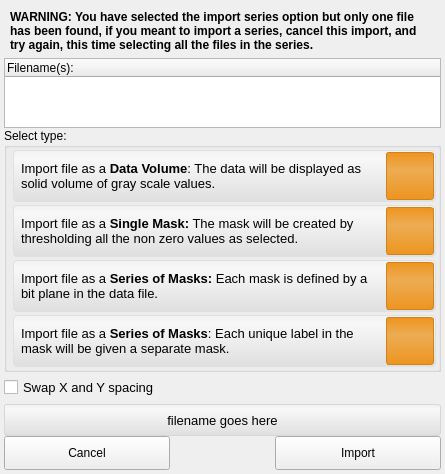
<?xml version="1.0" encoding="UTF-8"?>
<ui version="4.0">
 <class>LayerImporterWidget</class>
 <widget class="QWidget" name="LayerImporterWidget">
  <property name="geometry">
   <rect>
    <x>0</x>
    <y>0</y>
    <width>445</width>
    <height>474</height>
   </rect>
  </property>
  <property name="minimumSize">
   <size>
    <width>445</width>
    <height>0</height>
   </size>
  </property>
  <property name="windowTitle">
   <string>LayerImporterWidget</string>
  </property>
  <property name="styleSheet">
   <string notr="true">QPushButton#mask_single_button:checked{
	background-color: qlineargradient(spread:pad, x1:0.5, y1:0, x2:0.5, y2:0.960227, stop:0 rgba(80, 80, 80, 50), stop:0.155779 rgba(90, 90, 90, 50), stop:1 rgba(78, 78, 78, 50));
	border-radius: 4px;
	border: 2px solid rgb( 90,90,90 );
}
QPushButton#mask_single_button:pressed{
	background-color: qlineargradient(spread:pad, x1:0.5, y1:0, x2:0.5, y2:0.960227, stop:0 rgba(80, 80, 80, 150), stop:0.155779 rgba(90, 90, 90, 150), stop:1 rgba(78, 78, 78, 150));
	border-radius: 4px;
	border: 2px solid rgb( 90,90,90 );
}
QPushButton#mask_single_button{}

QPushButton#data_volume_button:checked{
	background-color: qlineargradient(spread:pad, x1:0.5, y1:0, x2:0.5, y2:0.960227, stop:0 rgba(80, 80, 80, 50), stop:0.155779 rgba(90, 90, 90, 50), stop:1 rgba(78, 78, 78, 50));
	border-radius: 4px;
	border: 2px solid rgb( 90,90,90 );
}
QPushButton#data_volume_button:pressed{
	background-color: qlineargradient(spread:pad, x1:0.5, y1:0, x2:0.5, y2:0.960227, stop:0 rgba(80, 80, 80, 150), stop:0.155779 rgba(90, 90, 90, 150), stop:1 rgba(78, 78, 78, 150));;
	border-radius: 4px;
	border: 2px solid rgb( 90,90,90 );
}
QPushButton#data_volume_button{}

QPushButton#mask_1234_button:checked{
	background-color: qlineargradient(spread:pad, x1:0.5, y1:0, x2:0.5, y2:0.960227, stop:0 rgba(80, 80, 80, 50), stop:0.155779 rgba(90, 90, 90, 50), stop:1 rgba(78, 78, 78, 50));
	border-radius: 4px;
	border: 2px solid rgb( 90,90,90 );
}
QPushButton#mask_1234_button:pressed{
	background-color: qlineargradient(spread:pad, x1:0.5, y1:0, x2:0.5, y2:0.960227, stop:0 rgba(80, 80, 80, 150), stop:0.155779 rgba(90, 90, 90, 150), stop:1 rgba(78, 78, 78, 150));
	border-radius: 4px;
	border: 2px solid rgb( 90,90,90 );
}
QPushButton#mask_1234_button{}

QPushButton#mask_1248_button:checked{
	background-color: qlineargradient(spread:pad, x1:0.5, y1:0, x2:0.5, y2:0.960227, stop:0 rgba(80, 80, 80, 50), stop:0.155779 rgba(90, 90, 90, 50), stop:1 rgba(78, 78, 78, 50));
	border-radius: 4px;
	border: 2px solid rgb( 90,90,90 );
}
QPushButton#mask_1248_button:pressed{
	background-color: qlineargradient(spread:pad, x1:0.5, y1:0, x2:0.5, y2:0.960227, stop:0 rgba(80, 80, 80, 150), stop:0.155779 rgba(90, 90, 90, 150), stop:1 rgba(78, 78, 78, 150));
	border-radius: 4px;
	border: 2px solid rgb( 90,90,90 );
}
QPushButton#mask_1248_button{}

QWidget#data_{
	background-color: qlineargradient(spread:pad, x1:0.5, y1:0, x2:0.5, y2:0.960227, stop:0 rgba(241, 241, 241, 255), stop:0.155779 rgba(248, 248, 248, 255), stop:1 rgba(224, 224, 224, 255));
	border-radius: 4px;
	border: 1px solid  rgb( 224, 224, 224 );
}

QWidget#single_mask_{
	background-color: qlineargradient(spread:pad, x1:0.5, y1:0, x2:0.5, y2:0.960227, stop:0 rgba(241, 241, 241, 255), stop:0.155779 rgba(248, 248, 248, 255), stop:1 rgba(224, 224, 224, 255));
	border-radius: 4px;
	border: 1px solid  rgb( 224, 224, 224 );
}

QWidget#bitplane_mask_{
	background-color: qlineargradient(spread:pad, x1:0.5, y1:0, x2:0.5, y2:0.960227, stop:0 rgba(241, 241, 241, 255), stop:0.155779 rgba(248, 248, 248, 255), stop:1 rgba(224, 224, 224, 255));
	border-radius: 4px;
	border: 1px solid  rgb( 224, 224, 224 );
}

QWidget#label_mask_{
	background-color: qlineargradient(spread:pad, x1:0.5, y1:0, x2:0.5, y2:0.960227, stop:0 rgba(241, 241, 241, 255), stop:0.155779 rgba(248, 248, 248, 255), stop:1 rgba(224, 224, 224, 255));
	border-radius: 4px;
	border: 1px solid  rgb( 224, 224, 224 );
}

QWidget#scanning_file_{
	background-color: qlineargradient(spread:pad, x1:0.5, y1:0, x2:0.5, y2:0.960227, stop:0 rgba(241, 241, 241, 255), stop:0.155779 rgba(248, 248, 248, 255), stop:1 rgba(224, 224, 224, 255));
	border-radius: 3px;
	border: 1px solid  rgb( 215, 215, 215 );
}

QWidget#data_volume_icon_widget_{
	background-color: qlineargradient(spread:pad, x1:0.5, y1:0, x2:0.5, y2:1, stop:0 rgba(237, 149, 31, 255), stop:0.372881 rgba(237, 172, 84, 255), stop:1 rgba(237, 149, 31, 255));
	border-radius: 3px;
	border: 1px solid rgb(208, 130, 27);
}

QWidget#single_mask_icon_widget_{
	background-color: qlineargradient(spread:pad, x1:0.5, y1:0, x2:0.5, y2:1, stop:0 rgba(237, 149, 31, 255), stop:0.372881 rgba(237, 172, 84, 255), stop:1 rgba(237, 149, 31, 255));
	border-radius: 3px;
	border: 1px solid rgb(208, 130, 27);
}

QWidget#series_of_masks_1234_icon_widget_{
	background-color: qlineargradient(spread:pad, x1:0.5, y1:0, x2:0.5, y2:1, stop:0 rgba(237, 149, 31, 255), stop:0.372881 rgba(237, 172, 84, 255), stop:1 rgba(237, 149, 31, 255));
	border-radius: 3px;
	border: 1px solid rgb(208, 130, 27);
}

QWidget#series_of_masks_1248_icon_widget_{
	background-color: qlineargradient(spread:pad, x1:0.5, y1:0, x2:0.5, y2:1, stop:0 rgba(237, 149, 31, 255), stop:0.372881 rgba(237, 172, 84, 255), stop:1 rgba(237, 149, 31, 255));
	border-radius: 3px;
	border: 1px solid rgb(208, 130, 27);
}
QToolButton#data_button_{
	border: 1px solid rgba( 0, 0, 0, 0 );
	background-color: rgba( 0, 0, 0, 0 );
}
QToolButton#data_button_:pressed{
	border: 1px solid rgba( 0, 0, 0, 0 );
	background-color: rgba( 0, 0, 0, 0 );
}

QToolButton#single_mask_button_{
	border: 1px solid rgba( 0, 0, 0, 0 );
	background-color: rgba( 0, 0, 0, 0 );
}
QToolButton#single_mask_button_:pressed{
	border: 1px solid rgba( 0, 0, 0, 0 );
	background-color: rgba( 0, 0, 0, 0 );
}

QToolButton#series_1248_button_{
	border: 1px solid rgba( 0, 0, 0, 0 );
	background-color: rgba( 0, 0, 0, 0 );
}
QToolButton#series_1248_button_:pressed{
	border: 1px solid rgba( 0, 0, 0, 0 );
	background-color: rgba( 0, 0, 0, 0 );
}

QToolButton#series_1234_button_{
	border: 1px solid rgba( 0, 0, 0, 0 );
	background-color: rgba( 0, 0, 0, 0 );
}
QToolButton#series_1234_button_:pressed{
	border: 1px solid rgba( 0, 0, 0, 0 );
	background-color: rgba( 0, 0, 0, 0 );
}
</string>
  </property>
  <layout class="QVBoxLayout" name="verticalLayout_2">
   <property name="spacing">
    <number>0</number>
   </property>
   <property name="margin">
    <number>4</number>
   </property>
   <item>
    <widget class="QWidget" name="series_warning_widget_" native="true">
     <property name="minimumSize">
      <size>
       <width>0</width>
       <height>32</height>
      </size>
     </property>
     <layout class="QHBoxLayout" name="horizontalLayout_13">
      <property name="spacing">
       <number>0</number>
      </property>
      <property name="margin">
       <number>6</number>
      </property>
      <item>
       <widget class="QLabel" name="label">
        <property name="font">
         <font>
          <weight>75</weight>
          <bold>true</bold>
         </font>
        </property>
        <property name="text">
         <string>WARNING: You have selected the import series option but only one file has been found, if you meant to import a series, cancel this import, and try again, this time selecting all the files in the series.</string>
        </property>
        <property name="wordWrap">
         <bool>true</bool>
        </property>
       </widget>
      </item>
     </layout>
    </widget>
   </item>
   <item>
    <widget class="QTableWidget" name="file_name_table_">
     <property name="horizontalScrollBarPolicy">
      <enum>Qt::ScrollBarAlwaysOff</enum>
     </property>
     <property name="editTriggers">
      <set>QAbstractItemView::NoEditTriggers</set>
     </property>
     <property name="showDropIndicator" stdset="0">
      <bool>false</bool>
     </property>
     <property name="dragDropOverwriteMode">
      <bool>false</bool>
     </property>
     <property name="alternatingRowColors">
      <bool>true</bool>
     </property>
     <property name="selectionMode">
      <enum>QAbstractItemView::NoSelection</enum>
     </property>
     <property name="selectionBehavior">
      <enum>QAbstractItemView::SelectRows</enum>
     </property>
     <property name="textElideMode">
      <enum>Qt::ElideNone</enum>
     </property>
     <property name="showGrid">
      <bool>false</bool>
     </property>
     <property name="gridStyle">
      <enum>Qt::NoPen</enum>
     </property>
     <property name="cornerButtonEnabled">
      <bool>false</bool>
     </property>
     <property name="columnCount">
      <number>1</number>
     </property>
     <attribute name="horizontalHeaderHighlightSections">
      <bool>false</bool>
     </attribute>
     <attribute name="horizontalHeaderStretchLastSection">
      <bool>true</bool>
     </attribute>
     <attribute name="verticalHeaderVisible">
      <bool>false</bool>
     </attribute>
     <attribute name="verticalHeaderHighlightSections">
      <bool>false</bool>
     </attribute>
     <column>
      <property name="text">
       <string>Filename(s):</string>
      </property>
      <property name="textAlignment">
       <set>AlignLeft|AlignVCenter</set>
      </property>
     </column>
    </widget>
   </item>
   <item>
    <widget class="QGroupBox" name="importer_options_">
     <property name="title">
      <string>Select type:</string>
     </property>
     <layout class="QVBoxLayout" name="verticalLayout">
      <property name="spacing">
       <number>6</number>
      </property>
      <property name="leftMargin">
       <number>6</number>
      </property>
      <property name="topMargin">
       <number>2</number>
      </property>
      <property name="rightMargin">
       <number>6</number>
      </property>
      <property name="bottomMargin">
       <number>6</number>
      </property>
      <item>
       <widget class="QWidget" name="data_" native="true">
        <property name="minimumSize">
         <size>
          <width>423</width>
          <height>52</height>
         </size>
        </property>
        <property name="maximumSize">
         <size>
          <width>423</width>
          <height>52</height>
         </size>
        </property>
        <layout class="QHBoxLayout" name="horizontalLayout_5">
         <property name="spacing">
          <number>4</number>
         </property>
         <property name="margin">
          <number>2</number>
         </property>
         <item>
          <widget class="QWidget" name="widget" native="true">
           <property name="maximumSize">
            <size>
             <width>16777215</width>
             <height>46</height>
            </size>
           </property>
           <layout class="QHBoxLayout" name="horizontalLayout_6">
            <property name="margin">
             <number>6</number>
            </property>
            <item>
             <widget class="QLabel" name="data_label_">
              <property name="text">
               <string>&lt;!DOCTYPE HTML PUBLIC &quot;-//W3C//DTD HTML 4.0//EN&quot; &quot;http://www.w3.org/TR/REC-html40/strict.dtd&quot;&gt;
&lt;html&gt;&lt;head&gt;&lt;meta name=&quot;qrichtext&quot; content=&quot;1&quot; /&gt;&lt;style type=&quot;text/css&quot;&gt;
p, li { white-space: pre-wrap; }
&lt;/style&gt;&lt;/head&gt;&lt;body style=&quot; font-family:'MS Shell Dlg 2'; font-size:8.25pt; font-weight:400; font-style:normal;&quot;&gt;
&lt;p style=&quot; margin-top:0px; margin-bottom:0px; margin-left:0px; margin-right:0px; -qt-block-indent:0; text-indent:0px;&quot;&gt;&lt;span style=&quot; font-family:'Lucida Grande'; font-size:10pt;&quot;&gt;Import file as a &lt;/span&gt;&lt;span style=&quot; font-family:'Lucida Grande'; font-size:10pt; font-weight:600;&quot;&gt;Data Volume&lt;/span&gt;&lt;span style=&quot; font-family:'Lucida Grande'; font-size:10pt;&quot;&gt;: The data will be displayed as solid volume of gray scale values. &lt;/span&gt;&lt;/p&gt;&lt;/body&gt;&lt;/html&gt;</string>
              </property>
              <property name="textFormat">
               <enum>Qt::RichText</enum>
              </property>
              <property name="wordWrap">
               <bool>true</bool>
              </property>
             </widget>
            </item>
           </layout>
          </widget>
         </item>
         <item>
          <widget class="QWidget" name="data_volume_icon_widget_" native="true">
           <property name="minimumSize">
            <size>
             <width>48</width>
             <height>48</height>
            </size>
           </property>
           <property name="maximumSize">
            <size>
             <width>48</width>
             <height>48</height>
            </size>
           </property>
           <layout class="QHBoxLayout" name="horizontalLayout_15">
            <property name="spacing">
             <number>0</number>
            </property>
            <property name="margin">
             <number>0</number>
            </property>
            <item>
             <widget class="QtUtils::QtDoubleClickToolButton" name="data_button_">
              <property name="sizePolicy">
               <sizepolicy hsizetype="Preferred" vsizetype="Preferred">
                <horstretch>0</horstretch>
                <verstretch>0</verstretch>
               </sizepolicy>
              </property>
              <property name="text">
               <string/>
              </property>
              <property name="icon">
               <iconset resource="../../Resources/QtResources.qrc">
                <normaloff>:/Images/Data.png</normaloff>:/Images/Data.png</iconset>
              </property>
              <property name="iconSize">
               <size>
                <width>38</width>
                <height>38</height>
               </size>
              </property>
             </widget>
            </item>
           </layout>
          </widget>
         </item>
        </layout>
       </widget>
      </item>
      <item>
       <widget class="QWidget" name="single_mask_" native="true">
        <property name="minimumSize">
         <size>
          <width>423</width>
          <height>52</height>
         </size>
        </property>
        <property name="maximumSize">
         <size>
          <width>423</width>
          <height>52</height>
         </size>
        </property>
        <layout class="QHBoxLayout" name="horizontalLayout_12">
         <property name="spacing">
          <number>4</number>
         </property>
         <property name="margin">
          <number>2</number>
         </property>
         <item>
          <widget class="QWidget" name="widget_4" native="true">
           <property name="maximumSize">
            <size>
             <width>16777215</width>
             <height>46</height>
            </size>
           </property>
           <layout class="QHBoxLayout" name="horizontalLayout_7">
            <property name="margin">
             <number>6</number>
            </property>
            <item>
             <widget class="QLabel" name="single_mask_label_">
              <property name="text">
               <string>&lt;!DOCTYPE HTML PUBLIC &quot;-//W3C//DTD HTML 4.0//EN&quot; &quot;http://www.w3.org/TR/REC-html40/strict.dtd&quot;&gt;
&lt;html&gt;&lt;head&gt;&lt;meta name=&quot;qrichtext&quot; content=&quot;1&quot; /&gt;&lt;style type=&quot;text/css&quot;&gt;
p, li { white-space: pre-wrap; }
&lt;/style&gt;&lt;/head&gt;&lt;body style=&quot; font-family:'MS Shell Dlg 2'; font-size:8.25pt; font-weight:400; font-style:normal;&quot;&gt;
&lt;p style=&quot; margin-top:0px; margin-bottom:0px; margin-left:0px; margin-right:0px; -qt-block-indent:0; text-indent:0px;&quot;&gt;&lt;span style=&quot; font-family:'Lucida Grande'; font-size:10pt;&quot;&gt;Import file as a &lt;/span&gt;&lt;span style=&quot; font-family:'Lucida Grande'; font-size:10pt; font-weight:600;&quot;&gt;Single Mask:&lt;/span&gt;&lt;span style=&quot; font-family:'Lucida Grande'; font-size:10pt;&quot;&gt; The mask will be created by thresholding all the non zero values as selected.&lt;/span&gt;&lt;/p&gt;&lt;/body&gt;&lt;/html&gt;</string>
              </property>
              <property name="textFormat">
               <enum>Qt::RichText</enum>
              </property>
              <property name="wordWrap">
               <bool>true</bool>
              </property>
             </widget>
            </item>
           </layout>
          </widget>
         </item>
         <item>
          <widget class="QWidget" name="single_mask_icon_widget_" native="true">
           <property name="minimumSize">
            <size>
             <width>48</width>
             <height>48</height>
            </size>
           </property>
           <property name="maximumSize">
            <size>
             <width>48</width>
             <height>48</height>
            </size>
           </property>
           <layout class="QHBoxLayout" name="horizontalLayout_14">
            <property name="spacing">
             <number>0</number>
            </property>
            <property name="margin">
             <number>0</number>
            </property>
            <item>
             <widget class="QtUtils::QtDoubleClickToolButton" name="single_mask_button_">
              <property name="sizePolicy">
               <sizepolicy hsizetype="Preferred" vsizetype="Preferred">
                <horstretch>0</horstretch>
                <verstretch>0</verstretch>
               </sizepolicy>
              </property>
              <property name="text">
               <string/>
              </property>
              <property name="icon">
               <iconset resource="../../Resources/QtResources.qrc">
                <normaloff>:/Images/MaskWhite_shadow.png</normaloff>:/Images/MaskWhite_shadow.png</iconset>
              </property>
              <property name="iconSize">
               <size>
                <width>38</width>
                <height>38</height>
               </size>
              </property>
             </widget>
            </item>
           </layout>
          </widget>
         </item>
        </layout>
       </widget>
      </item>
      <item>
       <widget class="QWidget" name="bitplane_mask_" native="true">
        <property name="minimumSize">
         <size>
          <width>423</width>
          <height>52</height>
         </size>
        </property>
        <property name="maximumSize">
         <size>
          <width>423</width>
          <height>52</height>
         </size>
        </property>
        <layout class="QHBoxLayout" name="horizontalLayout_11">
         <property name="spacing">
          <number>4</number>
         </property>
         <property name="margin">
          <number>2</number>
         </property>
         <item>
          <widget class="QWidget" name="widget_11" native="true">
           <property name="maximumSize">
            <size>
             <width>16777215</width>
             <height>46</height>
            </size>
           </property>
           <layout class="QHBoxLayout" name="horizontalLayout_9">
            <property name="margin">
             <number>6</number>
            </property>
            <item>
             <widget class="QLabel" name="bitplane_masks_label_">
              <property name="text">
               <string>&lt;!DOCTYPE HTML PUBLIC &quot;-//W3C//DTD HTML 4.0//EN&quot; &quot;http://www.w3.org/TR/REC-html40/strict.dtd&quot;&gt;
&lt;html&gt;&lt;head&gt;&lt;meta name=&quot;qrichtext&quot; content=&quot;1&quot; /&gt;&lt;style type=&quot;text/css&quot;&gt;
p, li { white-space: pre-wrap; }
&lt;/style&gt;&lt;/head&gt;&lt;body style=&quot; font-family:'MS Shell Dlg 2'; font-size:8.25pt; font-weight:400; font-style:normal;&quot;&gt;
&lt;p style=&quot; margin-top:0px; margin-bottom:0px; margin-left:0px; margin-right:0px; -qt-block-indent:0; text-indent:0px;&quot;&gt;&lt;span style=&quot; font-family:'Lucida Grande'; font-size:10pt;&quot;&gt;Import file as a &lt;/span&gt;&lt;span style=&quot; font-family:'Lucida Grande'; font-size:10pt; font-weight:600;&quot;&gt;Series of Masks:&lt;/span&gt;&lt;span style=&quot; font-family:'Lucida Grande'; font-size:10pt;&quot;&gt; Each mask is defined by a bit plane in the data file.&lt;/span&gt;&lt;/p&gt;&lt;/body&gt;&lt;/html&gt;</string>
              </property>
              <property name="textFormat">
               <enum>Qt::RichText</enum>
              </property>
              <property name="wordWrap">
               <bool>true</bool>
              </property>
             </widget>
            </item>
           </layout>
          </widget>
         </item>
         <item>
          <widget class="QWidget" name="series_of_masks_1248_icon_widget_" native="true">
           <property name="minimumSize">
            <size>
             <width>48</width>
             <height>48</height>
            </size>
           </property>
           <property name="maximumSize">
            <size>
             <width>48</width>
             <height>48</height>
            </size>
           </property>
           <layout class="QHBoxLayout" name="horizontalLayout">
            <property name="spacing">
             <number>0</number>
            </property>
            <property name="margin">
             <number>0</number>
            </property>
            <item>
             <widget class="QtUtils::QtDoubleClickToolButton" name="series_1248_button_">
              <property name="sizePolicy">
               <sizepolicy hsizetype="Preferred" vsizetype="Preferred">
                <horstretch>0</horstretch>
                <verstretch>0</verstretch>
               </sizepolicy>
              </property>
              <property name="text">
               <string/>
              </property>
              <property name="icon">
               <iconset resource="../../Resources/QtResources.qrc">
                <normaloff>:/Images/BitPlaneMaskOff.png</normaloff>:/Images/BitPlaneMaskOff.png</iconset>
              </property>
              <property name="iconSize">
               <size>
                <width>38</width>
                <height>38</height>
               </size>
              </property>
             </widget>
            </item>
           </layout>
          </widget>
         </item>
        </layout>
       </widget>
      </item>
      <item>
       <widget class="QWidget" name="label_mask_" native="true">
        <property name="minimumSize">
         <size>
          <width>423</width>
          <height>52</height>
         </size>
        </property>
        <property name="maximumSize">
         <size>
          <width>423</width>
          <height>52</height>
         </size>
        </property>
        <layout class="QHBoxLayout" name="horizontalLayout_10">
         <property name="spacing">
          <number>4</number>
         </property>
         <property name="margin">
          <number>2</number>
         </property>
         <item>
          <widget class="QWidget" name="widget_9" native="true">
           <property name="maximumSize">
            <size>
             <width>16777215</width>
             <height>46</height>
            </size>
           </property>
           <layout class="QHBoxLayout" name="horizontalLayout_8">
            <property name="margin">
             <number>6</number>
            </property>
            <item>
             <widget class="QLabel" name="series_masks_label_">
              <property name="text">
               <string>&lt;!DOCTYPE HTML PUBLIC &quot;-//W3C//DTD HTML 4.0//EN&quot; &quot;http://www.w3.org/TR/REC-html40/strict.dtd&quot;&gt;
&lt;html&gt;&lt;head&gt;&lt;meta name=&quot;qrichtext&quot; content=&quot;1&quot; /&gt;&lt;style type=&quot;text/css&quot;&gt;
p, li { white-space: pre-wrap; }
&lt;/style&gt;&lt;/head&gt;&lt;body style=&quot; font-family:'MS Shell Dlg 2'; font-size:8.25pt; font-weight:400; font-style:normal;&quot;&gt;
&lt;p style=&quot; margin-top:0px; margin-bottom:0px; margin-left:0px; margin-right:0px; -qt-block-indent:0; text-indent:0px;&quot;&gt;&lt;span style=&quot; font-family:'Lucida Grande'; font-size:10pt;&quot;&gt;Import file as a &lt;/span&gt;&lt;span style=&quot; font-family:'Lucida Grande'; font-size:10pt; font-weight:600;&quot;&gt;Series of Masks&lt;/span&gt;&lt;span style=&quot; font-family:'Lucida Grande'; font-size:10pt;&quot;&gt;: Each unique label in the mask will be given a separate mask.&lt;/span&gt;&lt;/p&gt;&lt;/body&gt;&lt;/html&gt;</string>
              </property>
              <property name="textFormat">
               <enum>Qt::RichText</enum>
              </property>
              <property name="wordWrap">
               <bool>true</bool>
              </property>
             </widget>
            </item>
           </layout>
          </widget>
         </item>
         <item>
          <widget class="QWidget" name="series_of_masks_1234_icon_widget_" native="true">
           <property name="minimumSize">
            <size>
             <width>48</width>
             <height>48</height>
            </size>
           </property>
           <property name="maximumSize">
            <size>
             <width>48</width>
             <height>48</height>
            </size>
           </property>
           <layout class="QHBoxLayout" name="horizontalLayout_16">
            <property name="spacing">
             <number>0</number>
            </property>
            <property name="margin">
             <number>0</number>
            </property>
            <item>
             <widget class="QtUtils::QtDoubleClickToolButton" name="series_1234_button_">
              <property name="sizePolicy">
               <sizepolicy hsizetype="Preferred" vsizetype="Preferred">
                <horstretch>0</horstretch>
                <verstretch>0</verstretch>
               </sizepolicy>
              </property>
              <property name="text">
               <string/>
              </property>
              <property name="icon">
               <iconset resource="../../Resources/QtResources.qrc">
                <normaloff>:/Images/LabelMaskOff.png</normaloff>:/Images/LabelMaskOff.png</iconset>
              </property>
              <property name="iconSize">
               <size>
                <width>38</width>
                <height>38</height>
               </size>
              </property>
             </widget>
            </item>
           </layout>
          </widget>
         </item>
        </layout>
       </widget>
      </item>
     </layout>
    </widget>
   </item>
   <item>
    <widget class="QWidget" name="swap_x_y_spacing_widget_" native="true">
     <property name="minimumSize">
      <size>
       <width>390</width>
       <height>32</height>
      </size>
     </property>
     <property name="maximumSize">
      <size>
       <width>16777215</width>
       <height>32</height>
      </size>
     </property>
     <layout class="QHBoxLayout" name="horizontalLayout_19">
      <property name="spacing">
       <number>0</number>
      </property>
      <property name="margin">
       <number>0</number>
      </property>
      <item>
       <widget class="QWidget" name="widget_5" native="true">
        <property name="minimumSize">
         <size>
          <width>0</width>
          <height>32</height>
         </size>
        </property>
        <property name="maximumSize">
         <size>
          <width>16777215</width>
          <height>32</height>
         </size>
        </property>
        <property name="font">
         <font>
          <pointsize>10</pointsize>
         </font>
        </property>
        <layout class="QHBoxLayout" name="swap_x_y_spacing_widget_layout_">
         <property name="spacing">
          <number>0</number>
         </property>
         <property name="margin">
          <number>0</number>
         </property>
         <item>
          <widget class="QCheckBox" name="swap_spacing_checkbox_">
           <property name="font">
            <font>
             <pointsize>10</pointsize>
            </font>
           </property>
           <property name="text">
            <string>Swap X and Y spacing</string>
           </property>
          </widget>
         </item>
        </layout>
       </widget>
      </item>
     </layout>
    </widget>
   </item>
   <item>
    <widget class="QWidget" name="scanning_file_" native="true">
     <property name="minimumSize">
      <size>
       <width>390</width>
       <height>32</height>
      </size>
     </property>
     <property name="maximumSize">
      <size>
       <width>16777215</width>
       <height>32</height>
      </size>
     </property>
     <layout class="QHBoxLayout" name="horizontalLayout_18">
      <property name="spacing">
       <number>0</number>
      </property>
      <property name="margin">
       <number>0</number>
      </property>
      <item>
       <widget class="QWidget" name="widget_3" native="true">
        <property name="minimumSize">
         <size>
          <width>0</width>
          <height>32</height>
         </size>
        </property>
        <property name="maximumSize">
         <size>
          <width>16777215</width>
          <height>32</height>
         </size>
        </property>
        <layout class="QHBoxLayout" name="horizontalLayout_17">
         <property name="spacing">
          <number>0</number>
         </property>
         <property name="margin">
          <number>0</number>
         </property>
         <item>
          <widget class="QLabel" name="file_name_label_">
           <property name="font">
            <font>
             <pointsize>10</pointsize>
            </font>
           </property>
           <property name="text">
            <string>filename goes here</string>
           </property>
           <property name="alignment">
            <set>Qt::AlignCenter</set>
           </property>
          </widget>
         </item>
        </layout>
       </widget>
      </item>
     </layout>
    </widget>
   </item>
   <item>
    <widget class="QWidget" name="control_bar_" native="true">
     <property name="minimumSize">
      <size>
       <width>0</width>
       <height>34</height>
      </size>
     </property>
     <property name="maximumSize">
      <size>
       <width>16777215</width>
       <height>34</height>
      </size>
     </property>
     <layout class="QHBoxLayout" name="horizontalLayout_4" stretch="5,3,5">
      <property name="margin">
       <number>0</number>
      </property>
      <item>
       <widget class="QWidget" name="widget_7" native="true">
        <layout class="QHBoxLayout" name="horizontalLayout_3">
         <property name="spacing">
          <number>0</number>
         </property>
         <property name="margin">
          <number>0</number>
         </property>
         <item>
          <widget class="QPushButton" name="cancel_button_">
           <property name="sizePolicy">
            <sizepolicy hsizetype="Expanding" vsizetype="Expanding">
             <horstretch>0</horstretch>
             <verstretch>0</verstretch>
            </sizepolicy>
           </property>
           <property name="text">
            <string>Cancel</string>
           </property>
          </widget>
         </item>
        </layout>
       </widget>
      </item>
      <item>
       <spacer name="horizontalSpacer">
        <property name="orientation">
         <enum>Qt::Horizontal</enum>
        </property>
        <property name="sizeHint" stdset="0">
         <size>
          <width>83</width>
          <height>20</height>
         </size>
        </property>
       </spacer>
      </item>
      <item>
       <widget class="QWidget" name="widget_6" native="true">
        <layout class="QHBoxLayout" name="horizontalLayout_2">
         <property name="spacing">
          <number>0</number>
         </property>
         <property name="margin">
          <number>0</number>
         </property>
         <item>
          <widget class="QPushButton" name="import_button_">
           <property name="sizePolicy">
            <sizepolicy hsizetype="Expanding" vsizetype="Expanding">
             <horstretch>0</horstretch>
             <verstretch>0</verstretch>
            </sizepolicy>
           </property>
           <property name="text">
            <string>Import</string>
           </property>
          </widget>
         </item>
        </layout>
       </widget>
      </item>
     </layout>
    </widget>
   </item>
  </layout>
 </widget>
 <customwidgets>
  <customwidget>
   <class>QtUtils::QtDoubleClickToolButton</class>
   <extends>QToolButton</extends>
   <header location="global">QtUtils/Widgets/QtDoubleClickToolButton.h</header>
  </customwidget>
 </customwidgets>
 <resources>
  <include location="../../Resources/QtResources.qrc"/>
 </resources>
 <connections/>
</ui>
